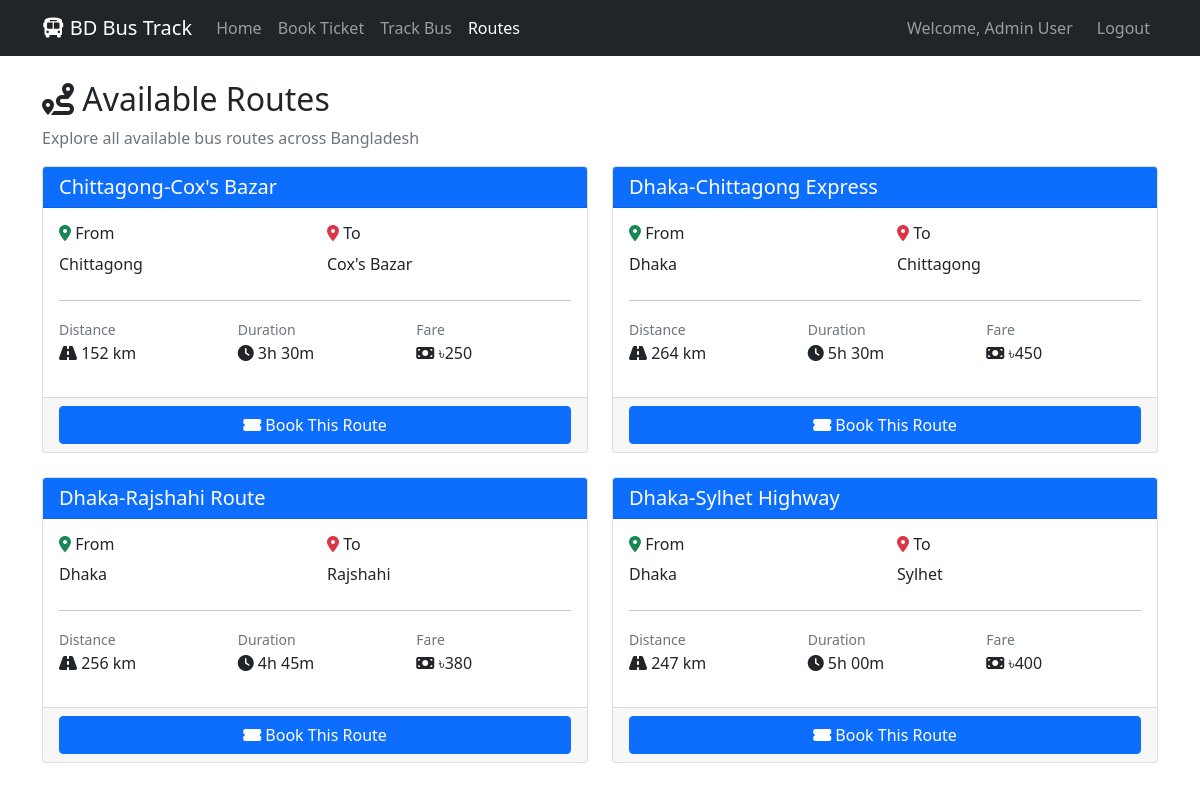
The page /routes.php (signed in) on the database its author committed.
### tables this page shows
CREATE TABLE routes (
    id INT AUTO_INCREMENT PRIMARY KEY,
    route_name VARCHAR(100) NOT NULL,
    from_city VARCHAR(50) NOT NULL,
    to_city VARCHAR(50) NOT NULL,
    distance INT NOT NULL,
    duration VARCHAR(20) NOT NULL,
    fare DECIMAL(10,2) NOT NULL,
    created_at TIMESTAMP DEFAULT CURRENT_TIMESTAMP
);

### database.php (called while the page is built, shortened)
<?php
function isLoggedIn() {
    return isset($_SESSION['user_id']);
}
?>

### routes.php (the view, shortened to what this page needs)
<?php
require_once 'config/database.php';
$conn = getConnection();
$routes_query = "SELECT * FROM routes ORDER BY route_name";
$routes_result = $conn->query($routes_query);
?>
<!DOCTYPE html>
<html lang="en">
<head>
    <link href="https://cdn.jsdelivr.net/npm/bootstrap@5.1.3/dist/css/bootstrap.min.css" rel="stylesheet">
    <link href="https://cdnjs.cloudflare.com/ajax/libs/font-awesome/6.0.0/css/all.min.css" rel="stylesheet">
</head>
<body>
    <nav class="navbar navbar-expand-lg navbar-dark bg-dark">
        <div class="container">
            <a class="navbar-brand" href="index.html">
                <i class="fas fa-bus"></i> BD Bus Track
            </a>
            <div class="collapse navbar-collapse">
                <ul class="navbar-nav me-auto">
                    <li class="nav-item">
                        <a class="nav-link" href="index.html">Home</a>
                    </li>
                    <li class="nav-item">
                        <a class="nav-link" href="booking.php">Book Ticket</a>
                    </li>
                    <li class="nav-item">
                        <a class="nav-link" href="tracking.php">Track Bus</a>
                    </li>
                    <li class="nav-item">
                        <a class="nav-link active" href="routes.php">Routes</a>
                    </li>
                </ul>
                <div class="navbar-nav">
                    <?php if (isLoggedIn()): ?>
                        <span class="navbar-text me-3">Welcome, <?php echo $_SESSION['user_name']; ?></span>
                        <a class="nav-link" href="logout.php">Logout</a>
                    <?php else: ?>
                        <a class="nav-link" href="login.php">Login</a>
                    <?php endif; ?>
                </div>
            </div>
        </div>
    </nav>
    <div class="container mt-4">
        <h2><i class="fas fa-route"></i> Available Routes</h2>
        <p class="text-muted">Explore all available bus routes across Bangladesh</p>
        <div class="row">
            <?php while ($route = $routes_result->fetch_assoc()): ?>
            <div class="col-md-6 mb-4">
                <div class="card h-100">
                    <div class="card-header bg-primary text-white">
                        <h5 class="mb-0"><?php echo $route['route_name']; ?></h5>
                    </div>
                    <div class="card-body">
                        <div class="row">
                            <div class="col-6">
                                <h6><i class="fas fa-map-marker-alt text-success"></i> From</h6>
                                <p class="mb-2"><?php echo $route['from_city']; ?></p>
                            </div>
                            <div class="col-6">
                                <h6><i class="fas fa-map-marker-alt text-danger"></i> To</h6>
                                <p class="mb-2"><?php echo $route['to_city']; ?></p>
                            </div>
                        </div>
                        <hr>
                        <div class="row">
                            <div class="col-4">
                                <small class="text-muted">Distance</small>
                                <p><i class="fas fa-road"></i> <?php echo $route['distance']; ?> km</p>
                            </div>
                            <div class="col-4">
                                <small class="text-muted">Duration</small>
                                <p><i class="fas fa-clock"></i> <?php echo $route['duration']; ?></p>
                            </div>
                            <div class="col-4">
                                <small class="text-muted">Fare</small>
                                <p><i class="fas fa-money-bill"></i> ৳<?php echo number_format($route['fare']); ?></p>
                            </div>
                        </div>
                    </div>
                    <div class="card-footer">
                        <a href="booking.php?route_id=<?php echo $route['id']; ?>" class="btn btn-primary w-100">
                            <i class="fas fa-ticket-alt"></i> Book This Route
                        </a>
                    </div>
                </div>
            </div>
            <?php endwhile; ?>
        </div>
    </div>
</body>
</html>

### rows shown on the page
routes: route_name "Chittagong-Cox's Bazar", from_city "Chittagong", to_city "Cox's Bazar", distance "152", duration "3h 30m", fare "250"
routes: route_name "Dhaka-Chittagong Express", from_city "Dhaka", to_city "Chittagong", distance "264", duration "5h 30m", fare "450"
routes: route_name "Dhaka-Rajshahi Route", from_city "Dhaka", to_city "Rajshahi", distance "256", duration "4h 45m", fare "380"
routes: route_name "Dhaka-Sylhet Highway", from_city "Dhaka", to_city "Sylhet", distance "247", duration "5h 00m", fare "400"

### other values the page prints
$_SESSION['user_name'] "Admin User"
